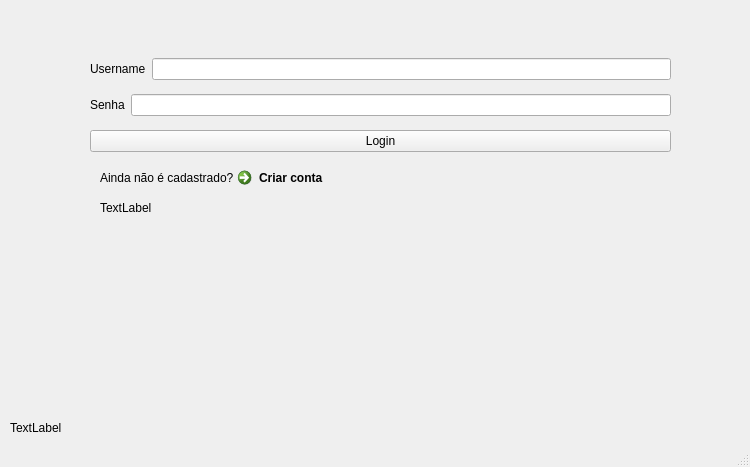
<?xml version="1.0" encoding="UTF-8"?>
<ui version="4.0">
 <class>LoginWindow</class>
 <widget class="QMainWindow" name="LoginWindow">
  <property name="geometry">
   <rect>
    <x>0</x>
    <y>0</y>
    <width>750</width>
    <height>467</height>
   </rect>
  </property>
  <property name="windowTitle">
   <string>LoginWindow</string>
  </property>
  <widget class="QWidget" name="centralwidget">
   <widget class="QLabel" name="label">
    <property name="geometry">
     <rect>
      <x>10</x>
      <y>420</y>
      <width>521</width>
      <height>16</height>
     </rect>
    </property>
    <property name="text">
     <string>TextLabel</string>
    </property>
   </widget>
   <widget class="QWidget" name="layoutWidget">
    <property name="geometry">
     <rect>
      <x>90</x>
      <y>50</y>
      <width>581</width>
      <height>111</height>
     </rect>
    </property>
    <layout class="QVBoxLayout" name="verticalLayout">
     <item>
      <layout class="QHBoxLayout" name="horizontalLayout">
       <item>
        <widget class="QLabel" name="label_2">
         <property name="text">
          <string>Username</string>
         </property>
        </widget>
       </item>
       <item>
        <widget class="QLineEdit" name="txt_username"/>
       </item>
      </layout>
     </item>
     <item>
      <layout class="QHBoxLayout" name="horizontalLayout_2">
       <item>
        <widget class="QLabel" name="label_3">
         <property name="text">
          <string>Senha</string>
         </property>
        </widget>
       </item>
       <item>
        <widget class="QLineEdit" name="txt_senha">
         <property name="echoMode">
          <enum>QLineEdit::Password</enum>
         </property>
        </widget>
       </item>
      </layout>
     </item>
     <item>
      <widget class="QPushButton" name="btn_login">
       <property name="text">
        <string>Login</string>
       </property>
      </widget>
     </item>
    </layout>
   </widget>
   <widget class="QLabel" name="label_4">
    <property name="geometry">
     <rect>
      <x>100</x>
      <y>200</y>
      <width>261</width>
      <height>16</height>
     </rect>
    </property>
    <property name="text">
     <string>TextLabel</string>
    </property>
   </widget>
   <widget class="QCommandLinkButton" name="commandLinkButton">
    <property name="geometry">
     <rect>
      <x>230</x>
      <y>160</y>
      <width>168</width>
      <height>41</height>
     </rect>
    </property>
    <property name="text">
     <string>Criar conta</string>
    </property>
    <property name="icon">
     <iconset theme="emblem-symbolic-link"/>
    </property>
   </widget>
   <widget class="QLabel" name="create_account_label">
    <property name="geometry">
     <rect>
      <x>100</x>
      <y>170</y>
      <width>161</width>
      <height>16</height>
     </rect>
    </property>
    <property name="text">
     <string>Ainda não é cadastrado?</string>
    </property>
   </widget>
  </widget>
  <widget class="QMenuBar" name="menubar">
   <property name="geometry">
    <rect>
     <x>0</x>
     <y>0</y>
     <width>750</width>
     <height>21</height>
    </rect>
   </property>
  </widget>
  <widget class="QStatusBar" name="statusbar"/>
 </widget>
 <resources/>
 <connections/>
</ui>
